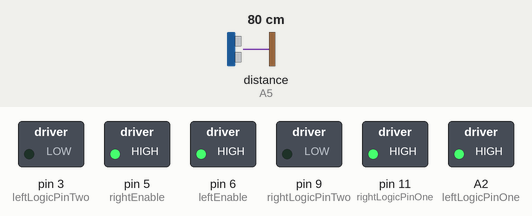
The sketch below on a simulated Arduino Uno, built with avr-gcc and run on an emulated ATmega328P. Shown: switched loads named in the sketch (green lamp = pin HIGH). Wiring (inferred from the names in the program): ultrasonic range finder: trigger pin 10; echo A5. The inputs (shaded band) are chosen by the test bench; at power-on: distance to the obstacle (sensor on A5) 80 cm. The echo pulse lasts 58.3 µs per cm; pins used as bus, display or sensor lines are not drawn.

Above: at 3.2 s.
3.3 s: distance to the obstacle (sensor on A5) set to 29 cm
4.8 s: distance to the obstacle (sensor on A5) set to 22 cm
At 5.1 s:
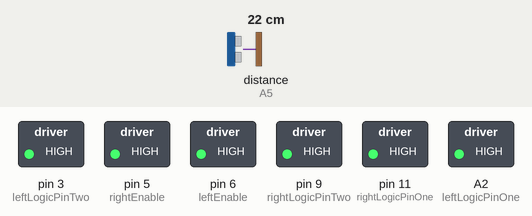
6.3 s: distance to the obstacle (sensor on A5) set to 35 cm
At 7.5 s:
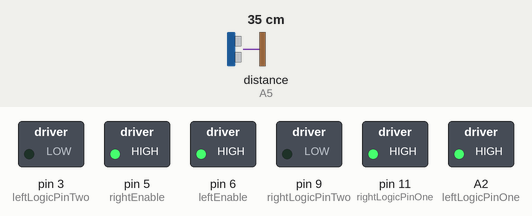
7.8 s: distance to the obstacle (sensor on A5) set to 2 cm
At 8.5 s:
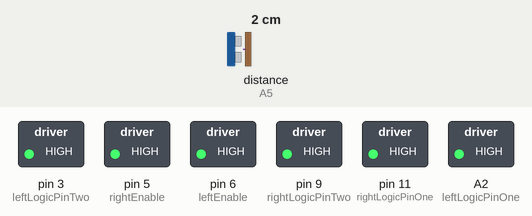
Timing chart, 0 to 10.3 s (numbered marks = the images above; inputs shaded):
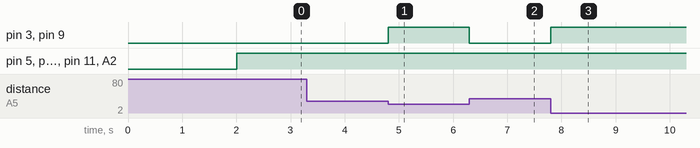

Measured:
- the behaviour switches between 26 and 25 cm on distance to the obstacle (sensor on A5) (found by bisection; images 0 and 1)
- after the input at 3.3 s, every drawn part: stays the same
- after the input at 4.8 s, pin 3 (leftLogicPinTwo), pin 9 (rightLogicPinTwo): LOW → HIGH at once
- after the input at 6.3 s, pin 3 (leftLogicPinTwo), pin 9 (rightLogicPinTwo): HIGH → LOW at once
- after the input at 7.8 s, pin 3 (leftLogicPinTwo), pin 9 (rightLogicPinTwo): LOW → HIGH at once

The sketch:

straight_line.ino
```cpp
int trigPin = 10;    // Define Trigger pins
int lefttrigPin= 8;
int righttrigPin= 7;

int echoPin = A5;    // Define Echo pins
int leftechoPin=A4;
int rightechoPin=A3;

int leftEnable = 6;   // Define Left side motors
int leftLogicPinOne = A2;
int leftLogicPinTwo = 3;

int rightEnable = 5;    //Define right side motors
int rightLogicPinOne = 11;
int rightLogicPinTwo = 9;

long duration, cm, leftcm,durationleft,rightcm,durationright;
int currentdirection,s,f,b;

int turnDelay = 350;
int frontBackPwm = 255;

void setup() {
  //Serial Port begin
  Serial.begin (9600);
  //Define inputs and outputs for sensors
  pinMode(trigPin, OUTPUT);
  pinMode(lefttrigPin, OUTPUT);
  pinMode(righttrigPin, OUTPUT);
  pinMode(echoPin, INPUT);
  pinMode(leftechoPin, INPUT);
  pinMode(rightechoPin, INPUT);

  //Define input and output pin for motors
  pinMode(rightEnable, OUTPUT);
  pinMode(rightLogicPinOne, OUTPUT);
  pinMode(rightLogicPinTwo, OUTPUT);
  pinMode(leftEnable, OUTPUT);
  pinMode(leftLogicPinOne, OUTPUT);
  pinMode(leftLogicPinTwo, OUTPUT);

  //set all varibles to 0
  cm=0;
  rightcm=0;
  leftcm=0;
  currentdirection = s;
  delay(2000);
}

void loop() {
  calculate_front();

  if (cm >= 25)
    {
      travel_forward();
    }
    else {
        brake();
    }

}

void calculate_front(){

  digitalWrite(trigPin, LOW);
  delayMicroseconds(5);
  digitalWrite(trigPin, HIGH);
  delayMicroseconds(10);
  digitalWrite(trigPin, LOW);

  pinMode(echoPin, INPUT);
  duration = pulseIn(echoPin, HIGH);

  cm = (duration/2)*0.0343;
}

void travel_forward(){
  analogWrite(rightEnable,frontBackPwm);
  analogWrite(leftEnable, frontBackPwm);
  digitalWrite(leftLogicPinOne, HIGH);
  digitalWrite(leftLogicPinTwo, LOW);
  digitalWrite(rightLogicPinOne, HIGH);
  digitalWrite(rightLogicPinTwo, LOW);
}

void brake(){
  digitalWrite(leftLogicPinOne, HIGH);
  digitalWrite(leftLogicPinTwo, HIGH);
  digitalWrite(rightLogicPinOne, HIGH);
  digitalWrite(rightLogicPinTwo, HIGH);
}
```
